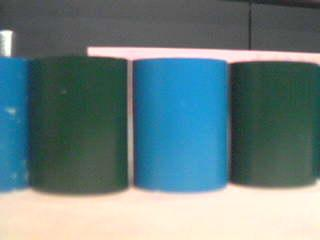
%> input picture SEEK/trial.jpg, 320 x 240 px
$ octave IPmain.m   (GNU Octave 9; MATLAB toolbox functions it lacks are replaced by stand-ins)
%> lines starting %> are read from the running program, lines starting %| are printed output that depends on the picture; in (x1, y1, x2, y2) boxes, pixels count from 0 and x2, y2 are one past the last pixel; in counts of white or black regions, pixels touching at a corner belong together; the program's own positions count from 1
### SEEK/getStats.m

function [statsRed statsGreen statsBlue]=getStats(I)

hsvI=rgb2hsv(I);

%% Seperate out the Red Green and Blue Regions
redMask=(hsvI(:,:,1)<=0.1|hsvI(:,:,1)>=0.74)&(hsvI(:,:,2)>=0.5 & hsvI(:,:,2)<=1 & hsvI(:,:,3)>0.1);
redMask_filled=imfill(redMask,'holes');
figure(1);
imshow(redMask_filled);


blueMask=(hsvI(:,:,1)>=0.5&hsvI(:,:,1)<=0.67& hsvI(:,:,2)>=0.5 & hsvI(:,:,2)<=1& hsvI(:,:,3)>0.1);
blueMask_filled=imfill(blueMask,'holes');
figure(3);
imshow(blueMask_filled);

% [4 lines of commented-out code are left out]

greenMask=((hsvI(:,:,1)>0 & hsvI(:,:,1)<0.5) & hsvI(:,:,2)>=0.3 & hsvI(:,:,2)<=1 & hsvI(:,:,3)>0.05);
greenMask_filled=imfill(greenMask,'holes');
figure(2);
imshow(greenMask_filled);

%% Get Info
statsRed=regionprops(redMask_filled,'PixelList','Centroid');
statsBlue=regionprops(blueMask_filled,'PixelList','Centroid');
statsGreen=regionprops(greenMask_filled,'PixelList','Centroid');

% [6 lines of commented-out code are left out]

end

### SEEK/getInf.m
function [distBase0 angleBase0 distFloating angleFloating] = getInf(stats,colour)
xyBase0=[];xyFloating=[];
num=length(stats);
CenterBase0=[];distBase0=[];angleBase0=[];CenterFloating=[];distFloating=[];angleFloating=[];
HeightsBase0=[];WidthsBase0=[];CentersBase0=[];
HeightsFloating=[];WidthsFloating=[];CentersFloating=[];

j=0;k=0;
for i=1:num
%     max(stats(i).PixelList(:,2))
    if(max(stats(i).PixelList(:,2))==240)
        j=j+1;
        HeightsBase0(j) = max(stats(i).PixelList(:,2)) - min(stats(i).PixelList(:,2));
        WidthsBase0(j) = max(stats(i).PixelList(:,1)) - min(stats(i).PixelList(:,1));
        CentersBase0(j,:)=stats(i).Centroid;
    else
        k=k+1;
        HeightsFloating(k) = max(stats(i).PixelList(:,2)) - min(stats(i).PixelList(:,2));
        WidthsFloating(k) = max(stats(i).PixelList(:,1)) - min(stats(i).PixelList(:,1));
        CentersFloating(k,:)=stats(i).Centroid;
    end
end
if(j>0)
    [sortedHeightsBase0,indBase0]=sort(HeightsBase0(1:j),'descend') %sort heights
    validBase0=0;
    for i=1:j
        if(isValid(sortedHeightsBase0(i),WidthsBase0(indBase0(i)),colour)==1)
%         if(aspectRatio<=0.3 && aspectRatio>=0.1)
            validBase0=validBase0+1;
            Area=WidthsBase0(indBase0(i))*sortedHeightsBase0(i);
            d=getDist(Area,colour);
            if(d~=-1)
                distBase0(validBase0)=d;
                CenterBase0(validBase0,:)=CentersBase0(indBase0(i),:);
                figure(colour);
                hold on;
                plot(CenterBase0(validBase0,1),CenterBase0(validBase0,2),'y*');
                angleBase0(validBase0)=getAngle(CenterBase0(validBase0,1));
            end
%             xBase0=yBase0 * tand(AngleBase0);
%             xyBase0(validBase0,:)=[xBase0 yBase0];
        end
    end
end

if(k>0)
    [sortedHeightsFloating,indFloating]=sort(HeightsFloating(1:k),'descend'); %sort heights
    validFloating=0;
    for i=1:k
        if(1==isValid(sortedHeightsFloating(i),WidthsFloating(indFloating(i)),colour))
            validFloating=validFloating+1;
            Area=WidthsFloating(indFloating(i))*sortedHeightsFloating(i);
            d=getDist(Area,colour);
            if(d~=-1)
                distFloating(validFloating)=d;
                CenterFloating(validFloating,:)=CentersFloating(indFloating(i),:);
                figure(colour);
                hold on;
                plot(CenterFloating(validFloating,1),CenterFloating(validFloating,2),'y*');
                angleFloating(validFloating)=getAngle(CenterFloating(validFloating,1));
    %             xFloating=yFloating*tand(AngleFloating);
    %             xyFloating(validFloating,:)=[xFloating yFloating];
            end
        end
    end
end

end

### SEEK/isValid.m
function [flag] = isValid(height, width, colour)
flag=-1;
if(colour==1)
    aspectL=0.1;
    aspectU=0.5;
% [5 lines of commented-out code are left out]

    areaTh=51*9;
elseif(colour==2)
    aspectL=0.4;
    aspectU=0.9;
    areaTh= 58*52;
elseif(colour==3)
    aspectL=0.6;
    aspectU=0.8;
    areaTh= 58*52;
end

if(width/height >=aspectL && width/height<=aspectU && (width*height)>=areaTh)
    flag=1;
else
%     height
%     width
%     colour
%      'here'
    flag=0;
end

end

### SEEK/getDist.m
function [distance]=getDist(area,colour)

% area=area;
distance=-1;
if(colour==1)%red
    Area_17o5 = 195*73;
    Area_20 = 207*57;
    Area_25 = 201*62;
    Area_30 = 188*66;
    Area_35 = 171*37;
    Area_40 = 147*28;
    Area_50 = 116*22;
    Area_60 = 94*16;
    Area_70 = 79*14;
    Area_80 = 68*11;
    Area_90 = 59*9;
    Area_100 = 54*8;


    if(area<200*80 && area >=Area_35)
        D1=sqrt(Area_17o5/area)*17.5;
        D2=sqrt(Area_20/area)*20;
        D3=sqrt(Area_25/area)*25;
        D4=sqrt(Area_30/area)*30;
        D5=sqrt(Area_35/area)*35;
        distance = (D1 + D2 + D3 + D4 + D5)/5;
    end

elseif(colour==2)%green
    Area_25 = 229*172;
    Area_30 = 210*138;
    Area_35 = 183*116;
    Area_40 = 160*88;
    Area_50 = 124*74;
    Area_60 = 105*59;
    Area_70 = 84*51;
    Area_80 = 75*48;
    Area_90 = 66*41;
    Area_100 = 58*36;

    if(area<230*180 && area >=Area_35)
        D3=sqrt(Area_25/area)*25;
        D4=sqrt(Area_30/area)*30;
        D5=sqrt(Area_35/area)*35;
        distance = (D3 + D4 +D5 )/3;
    end

else%blue
    Area_25 = 229*173;
    Area_30 = 215*147;
    Area_35 = 191*125;
    Area_40 = 166*109;
    Area_50 = 133*89;
    Area_60 = 107*73;
    Area_70 = 88*59;
    Area_80 = 77*52;
    Area_90 = 68*46;
    Area_100 = 60*41;
    if(area<230*180 && area >=Area_35)
        D3=sqrt(Area_25/area)*25;
        D4=sqrt(Area_30/area)*30;
        D5=sqrt(Area_35/area)*35;
        distance = (D3 + D4 +D5 )/3;
    end
end

if(area<Area_35 && area >=Area_60)
    D1=sqrt(Area_40/area)*40;
    D2=sqrt(Area_50/area)*50;
    D3=sqrt(Area_60/area)*60;
    distance = (D1 + D2 + D3)/3;
elseif(area<Area_60 && area >=Area_80)
    D1=sqrt(Area_70/area)*70;
    D2=sqrt(Area_80/area)*80;
    distance = (D1 + D2)/2;
elseif(area<Area_80 && area >=Area_100)
    D3=sqrt(Area_90/area)*90;
    D4=sqrt(Area_100/area)*100;
    distance = (D3 + D4)/2;
end
distance;
end

### SEEK/getAngle.m
function Angle = getAngle(pixelLocation)
    Angle=(pixelLocation-160)*(32/320)
end

### SEEK/IPmain.m
clear all;
clc;

% filename='42r.jpg';
filename='trial.jpg';
I=imread(filename);
%> I is the input picture: size 240x320x3 uint8; mean R, G, B 105.9, 128.8, 130.6

[redStats greenStats blueStats]=getStats(I);
%> in getStats, `hsvI=rgb2hsv(I);`: hsvI: size 240x320x3 double; mean H, S, V 0.379, 0.317, 0.563
%> in getStats, `redMask=(hsvI(:,:,1)<=0.1|hsvI(:,:,1)>=0.74)&(hsvI(:,:,2)>=0.5 & hsvI(..`: redMask: size 240x320 logical; every value is 0
%> in getStats, `blueMask=(hsvI(:,:,1)>=0.5&hsvI(:,:,1)<=0.67& hsvI(:,:,2)>=0.5 & hsvI(..`:
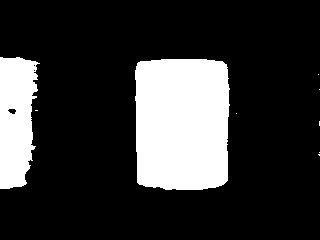
%> blueMask: size 240x320 logical; 20.8% white; 9 white regions (7 under 20 px), largest, box (x1, y1, x2, y2) and area: (135, 59, 230, 190) 11782, (0, 57, 40, 189) 4146
%> in getStats, `blueMask_filled=imfill(blueMask,'holes');`: blueMask_filled: size 240x320 logical; 20.8% white; 9 white regions (7 under 20 px), largest, box (x1, y1, x2, y2) and area: (135, 59, 230, 190) 11782, (0, 57, 40, 189) 4177
%> in getStats, `greenMask=((hsvI(:,:,1)>0 & hsvI(:,:,1)<0.5) & hsvI(:,:,2)>=0.3 & hsvI..`:
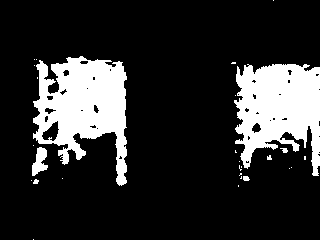
%> greenMask: size 240x320 logical; 18.2% white; 28 white regions (22 under 20 px), largest, box (x1, y1, x2, y2) and area: (33, 56, 127, 186) 7036, (234, 64, 320, 176) 6539, (32, 147, 48, 176) 278, (243, 176, 250, 181) 29, (280, 148, 288, 153) 26, (33, 179, 39, 184) 22
%> in getStats, `greenMask_filled=imfill(greenMask,'holes');`:
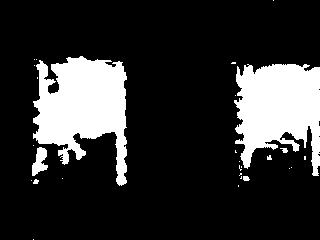
%> greenMask_filled: size 240x320 logical; 18.9% white; 28 white regions (22 under 20 px), largest, box (x1, y1, x2, y2) and area: (33, 56, 127, 186) 7413, (234, 64, 320, 176) 6681, (32, 147, 48, 176) 278, (243, 176, 250, 181) 29, (280, 148, 288, 153) 26, (33, 179, 39, 184) 22
%> in getStats, `statsRed=regionprops(redMask_filled,'PixelList','Centroid');`: statsRed = 0 regions
%> in getStats, `statsBlue=regionprops(blueMask_filled,'PixelList','Centroid');`: statsBlue = 9 regions; first 5, Centroid: [16.7 120.2], [37 111], [182.7 124.3], [237 114], [319 75]
%> in getStats, `statsGreen=regionprops(greenMask_filled,'PixelList','Centroid');`: statsGreen = 28 regions; first 5, Centroid: [32 181], [40.3 162.1], [83.6 107.4], [34 146], [36.5 182.3]
%> redStats = 0 regions; greenStats has the same summary as statsGreen in getStats; blueStats has the same summary as statsBlue in getStats
% if(~isempty(redStats))
%     [redDistBase0 redAngleBase0 redDistFloating redAngleFloating]=getInf(redStats,1)
% end
if(~isempty(greenStats))
    [greenDistBase0 greenAngleBase0 greenDistFloating greenAngleFloating]=getInf(greenStats,2)
%> in getInf, `num=length(stats);`: num = 28
%> the loop in getInf, `for i=1:num` made 28 passes
%> j on pass 6: 1
%> after the loop in getInf, `for i=1:num`: CentersBase0 = [34 240]; CentersFloating = 27 rows, first 12: [32 181; 40.28 162.1; 83.58 107.4; 34 146; 36.5 182.3; 35 60; 35 66; 37 60; 38 78.5; 63 179; 234.2 63.56; 279.4 108.8]; HeightsFloating = 27 values, max 129 at index 3, min 0 at index 1, mean 11.19; WidthsFloating = 27 values, max 93 at index 3, min 0 at index 1, mean 8.37
%> in getInf, `[sortedHeightsBase0,indBase0]=sort(HeightsBase0(1:j),'descend')`: sortedHeightsBase0 = 0; indBase0 = 1
%> the loop in getInf, `for i=1:j` made 1 pass
%> (flag in isValid, aspectL in isValid, aspectU in isValid, areaTh in isValid) on pass 1: (0, 0.4, 0.9, 3016)
%> after the loop in getInf, `for i=1:j`: validBase0 = 0
%> in getInf, `[sortedHeightsFloating,indFloating]=sort(HeightsFloating(1:k),'descend..`: sortedHeightsFloating = 27 values, max 129 at index 1, min 0 at index 17, mean 11.19; indFloating = 27 values, max 27 at index 9, min 1 at index 17, mean 14
%> the loop in getInf, `for i=1:k` made 27 passes
%> (flag in isValid, validFloating, Area, distance in getDist, Area_25 in getDist, Area_30 in getDist, Area_35 in getDist, Area_40 in getDist) on passes 1 to 2: (1, 1, 11997, 43.39, 39388, 28980, 21228, 14080), (1, 2, 9435, 48.93, 39388, 28980, 21228, 14080)
%> flag in isValid on passes 3 to 8: 0, 0, 0, 0, 0, 0
%> after the loop in getInf, `for i=1:k`: CenterFloating = [83.58 107.4; 279.4 108.8]; angleFloating = [-7.64 11.94]; distFloating = [43.39 48.93]
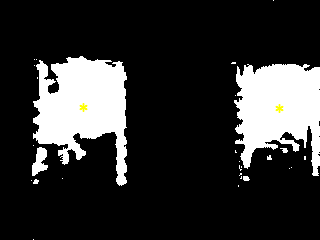
%> figure redrawn from the program's plot data
%> greenDistBase0 = []; greenAngleBase0 = []; greenDistFloating = [43.39 48.93]; greenAngleFloating = [-7.64 11.94]
end
if(~isempty(blueStats))
    [blueDistBase0 blueAngleBase0 blueDistFloating blueAngleFloating]=getInf(blueStats,3)
%> the loop in getInf (call 2), `for i=1:num` made 9 passes
%> the loop in getInf (call 2), `for i=1:k` made 9 passes
%> (flag in isValid, validFloating, Area, distance in getDist, Area_25 in getDist, Area_30 in getDist, Area_35 in getDist, Area_40 in getDist) on pass 2: (1, 1, 12220, 48.62, 39617, 31605, 23875, 18094)
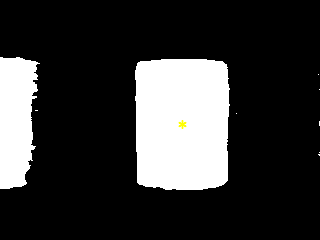
%> figure redrawn from the program's plot data
%> blueDistBase0 = []; blueAngleBase0 = []; blueDistFloating = 48.62; blueAngleFloating = 2.27
end
% dangerZone=[[redXBase0 redYBase0];[redXFloating redYFloating];[greenXBase0 greenYBase0];[greenXFloating greenYFloating];[blueXBase0 blueYBase0];[blueXFloating blueYFloating]]
